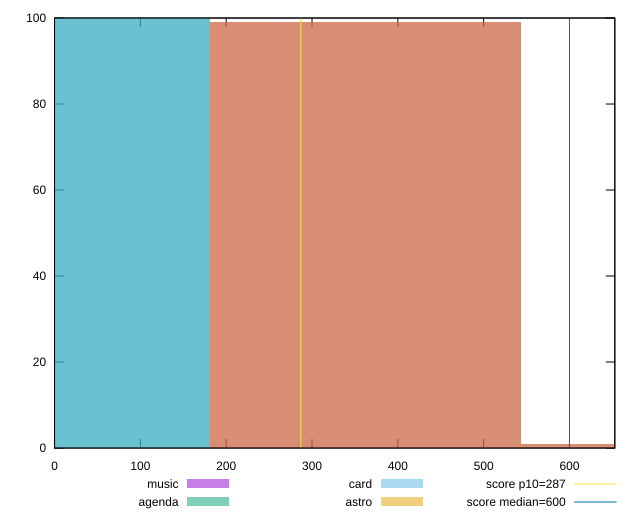

Write gnuplot code to recreate this figure.
reset

$music <<EOF
724.5618795804444 1
362.2809397902222 99
EOF

$agenda <<EOF
0 100
EOF

$card <<EOF
0 100
EOF

$astro <<EOF
724.5618795804444 1
362.2809397902222 99
EOF

set key outside below
set boxwidth 362.2809397902222
set xrange [0:652.8240000000017]
set yrange [0:100]
set trange [0:100]
set style fill transparent solid 0.5 noborder

set parametric
set terminal svg size 640, 520 enhanced background rgb 'white'
set output "reports/report_00031_2021-02-24T23-18-18.084Z/total-blocking-time/comparison/histogram/all_raw.svg"

plot $music title "music" with boxes, \
     $agenda title "agenda" with boxes, \
     $card title "card" with boxes, \
     $astro title "astro" with boxes, \
     287,t title "score p10=287", \
     600,t title "score median=600"

reset
